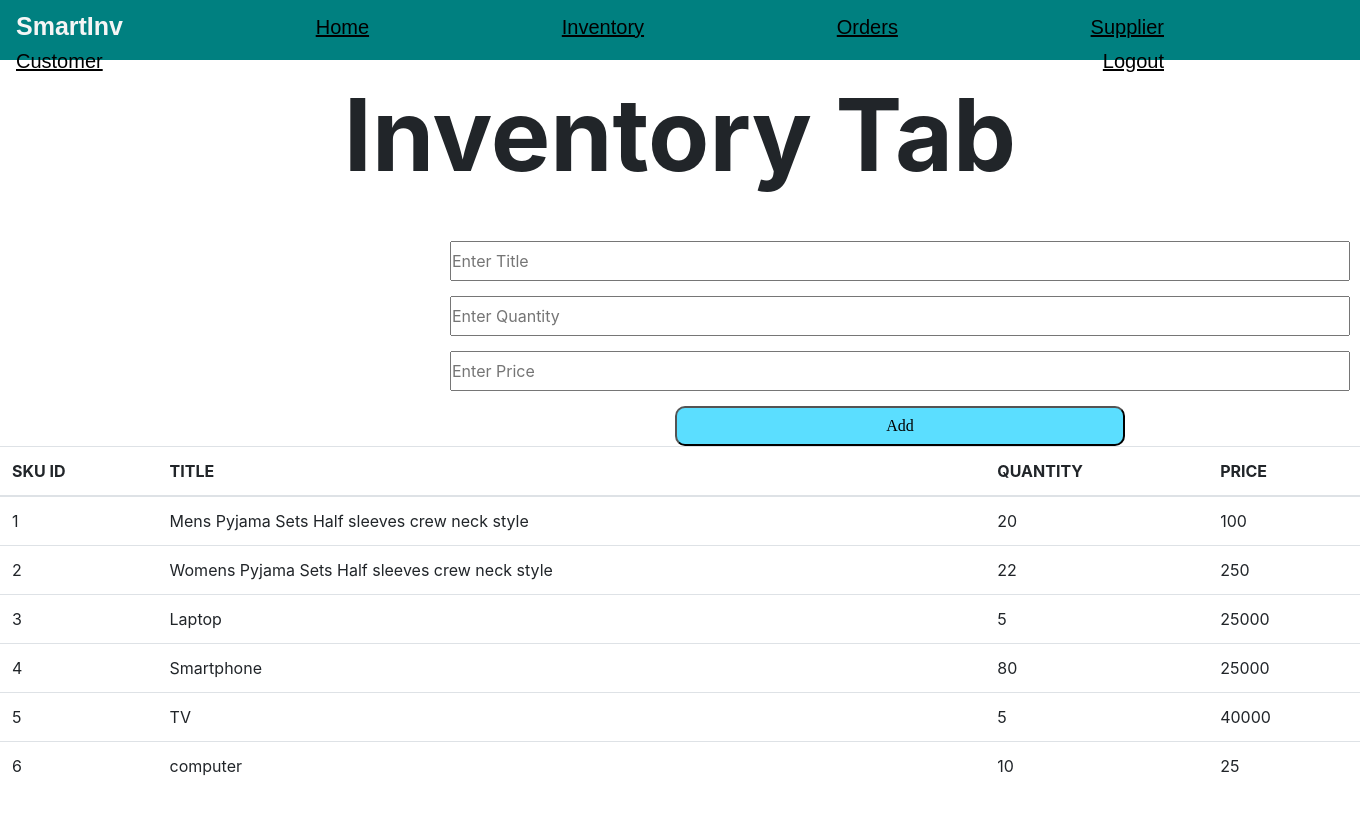
Page /Inventory.php on the committed database.
### tables this page shows
CREATE TABLE `inventory` (
  `sku_id` int(11) NOT NULL,
  `title` varchar(255) DEFAULT NULL,
  `quantity` int(40) DEFAULT NULL,
  `price` int(40) DEFAULT NULL
);

### Inventory.php (the view, shortened to what this page needs)
<!DOCTYPE html>
<html lang="en">
<head>
    <link rel="stylesheet" href="styledash.css">
    <link rel="stylesheet" href="tables/css/bootstrap.min.css">
    <link rel="stylesheet" href="complete.css">
</head>
<body>
    <header>
        <div class="navbar">
            <a id="logo">SmartInv</a>
            <a href="Dashboard.php">Home</a>
            <a href="Inventory.php">Inventory</a>
            <a href="orders.php">Orders</a>
            <a href="suppliers.php">Supplier</a>
            <a href="customer.php">Customer</a>
            <a href="login.php" id="logout">Logout</a>
        </div>
    </header>
    <main class="content">
        <p id ="headingss">Inventory Tab</p>
        <form action="<?php echo $_SERVER['PHP_SELF'] ?>" method="POST">
            <div class="inventoryfields">
                <input id="title" name="title" placeholder="Enter Title" required>
            </div>
            <div class="inventoryfields">
                <input id="quantity" name="quantity" placeholder="Enter Quantity" required>
            </div>
            <div class="inventoryfields">
                <input id="price" name="price" placeholder="Enter Price" required>
            </div>
            <div class="inventoryfields">
                <button type="submit" id="addbtn">Add</button>
            </div>
        </form>
        <table class="table">
            <thead>
                <tr>
                    <th scope="col">SKU ID</th>
                    <th scope="col">TITLE</th>
                    <th scope="col">QUANTITY</th>
                    <th scope="col">PRICE</th>
                </tr>
            </thead>
            <tbody>
                <?php
                    $mysqli = require __DIR__ . "/database.php";
                $result = mysqli_query($mysqli, "SELECT * FROM inventory") or die(mysqli_error($mysqli));
                while($row = mysqli_fetch_array($result)){
                ?>
                <tr>
                    <td><?php echo $row['sku_id'] ?></td>
                    <td><?php echo $row['title'] ?></td>
                    <td><?php echo $row['quantity'] ?></td>
                    <td><?php echo $row['price'] ?></td>
                </tr>
             <?php } ?>
            </tbody>
        </table>
    </main>
</body>
</html>

### styledash.css (style rules this page uses)
* { padding: 0; margin: 0; }
.navbar { height: 60px; font-family: 'Franklin Gothic Medium', 'Arial Narrow', Arial, sans-serif; padding-top: 20px; background-color: teal; }
#logo { color: whitesmoke; font-size: 25px; font-weight: 600; text-decoration: none; }
.navbar a { margin-right: 180px; text-decoration: underline solid 2px black; color: black; font-size: 20px; display: inline-block; }
.content { height: 900px; }

### complete.css (style rules this page uses)
#headingss { font-weight: bolder; font-size: 100px; text-align: center; }
#addbtn { font-family: 'Lucida Sans'; background-color: rgb(91, 222, 255) ; color: black; width: 450px; height: 40px; border-color: black; border-radius: 10px; transition: background-color 0.5s; margin-left: 225px; }
.inventoryfields { padding-top:15px; padding-left: 450px; }
#price { width: 900px; height: 40px; }
#title { width: 900px; height: 40px; }
#quantity { width: 900px; height: 40px; }

### rows in the picture
inventory: sku_id "1", title "Mens Pyjama Sets Half sleeves crew neck style", quantity "20", price "100"
inventory: sku_id "2", title "Womens Pyjama Sets Half sleeves crew neck style", quantity "22", price "250"
inventory: sku_id "3", title "Laptop", quantity "5", price "25000"
inventory: sku_id "4", title "Smartphone", quantity "80", price "25000"
inventory: sku_id "5", title "TV", quantity "5", price "40000"
inventory: sku_id "6", title "computer", quantity "10", price "25"
